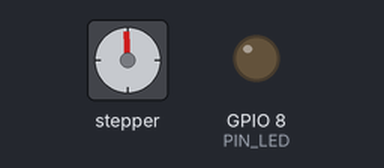
Recording of a sketch running on a simulated ESP32-S3. Shown: stepper motor, output pins drawn as LEDs (lit = HIGH). Wiring (inferred from the names in the program): stepper motor (2048 steps per turn assumed): coils GPIO 0, GPIO 1, GPIO 20, GPIO 21. Pins used as bus, display or sensor lines are not drawn.

Above: at 6.2 s.
At 18.6 s:
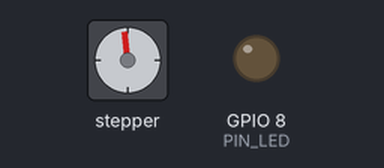
At 30.9 s:
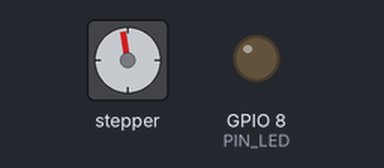
At 37.1 s:
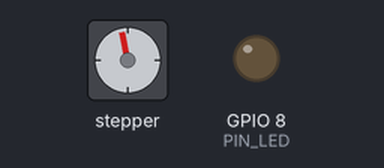
Timing chart, 0 to 40.0 s (numbered marks = the images above):
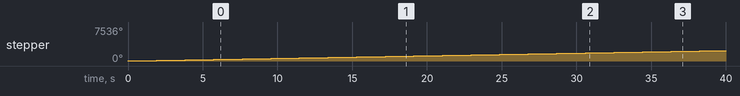

Measured:
- by itself, stepper: keeps turning clockwise at about 58°/s

The sketch:

motor_test.ino
```cpp
/*
  モーターだけを動かすテスト（28BYJ-48 ＋ ULN2003）

  書き込みが終わって起動したら、すぐに同じ向きへずっと回り続ける（止まらない）
  1回転は約6秒。シリアルモニタは使わない

  ・回っている間、基板の青LEDがつく（1回転ごとに一瞬消える）
  ・ULN2003の4つの赤いLED（A〜D）が順番に光れば、ESP32からの信号は届いている
  ・配線：GPIO0→IN1、GPIO1→IN2、GPIO20→IN3、GPIO21→IN4、ULN2003の＋→5V、−→GND
*/

const int STEPPER_PIN[4] = {0, 1, 20, 21};
const int PIN_LED = 8;                       // 基板上の青LED（LOWで点灯）
const double STEPS_PER_REV = 4075.7728;      // ハーフステップで1回転
const unsigned int STEP_DELAY_US = 1500;     // 小さいほど速い（1200より小さいと止まりやすい）

const uint8_t SEQ[8][4] = {
  {1,0,0,0},{1,1,0,0},{0,1,0,0},{0,1,1,0},
  {0,0,1,0},{0,0,1,1},{0,0,0,1},{1,0,0,1}
};
int seqIndex = 0;

void rotate(double turns) {
  long steps = lround(turns * STEPS_PER_REV);
  int dir = steps >= 0 ? 1 : -1;
  digitalWrite(PIN_LED, LOW);
  for (long i = 0; i < labs(steps); i++) {
    seqIndex = (seqIndex + dir + 8) % 8;
    for (int k = 0; k < 4; k++) digitalWrite(STEPPER_PIN[k], SEQ[seqIndex][k]);
    delayMicroseconds(STEP_DELAY_US);
  }
  for (int k = 0; k < 4; k++) digitalWrite(STEPPER_PIN[k], LOW);   // 止まったら電流を切る
  digitalWrite(PIN_LED, HIGH);
}

void setup() {
  for (int k = 0; k < 4; k++) { pinMode(STEPPER_PIN[k], OUTPUT); digitalWrite(STEPPER_PIN[k], LOW); }
  pinMode(PIN_LED, OUTPUT);
  digitalWrite(PIN_LED, HIGH);
}

void loop() {
  rotate(1.0);   // 1回転。loopなのでずっと回り続ける
}
```
